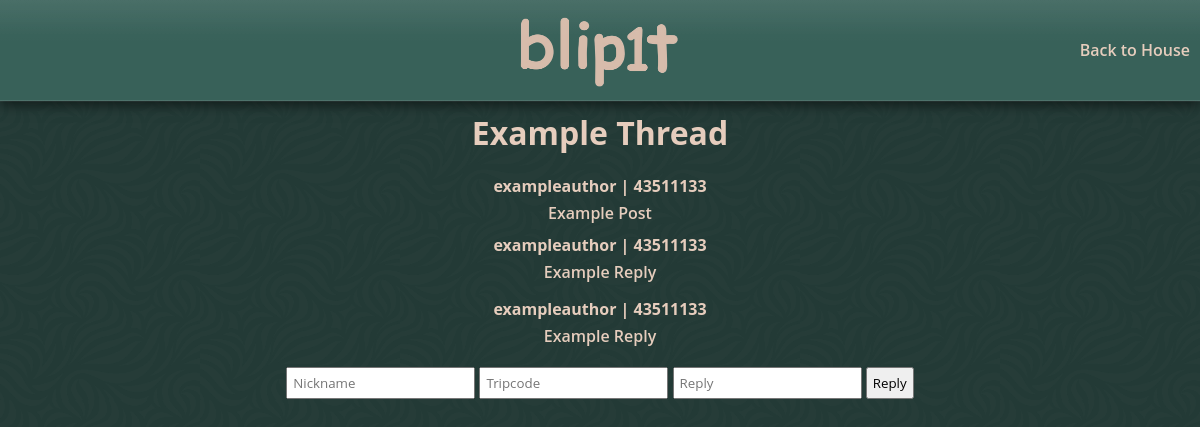
Screenshot of /thread/1 with the database file from the repository.
### tables this page shows
CREATE TABLE threads (
                id INTEGER PRIMARY KEY AUTOINCREMENT,
                house_id INTEGER NOT NULL,
                title TEXT NOT NULL
            );

CREATE TABLE posts (
                id INTEGER PRIMARY KEY AUTOINCREMENT,
                thread_id INTEGER NOT NULL,
                nickname TEXT NOT NULL,
                tripcode_hash TEXT NOT NULL,
                content TEXT NOT NULL
            );

CREATE TABLE replies (
                id INTEGER PRIMARY KEY AUTOINCREMENT,
                post_id INTEGER NOT NULL,
                nickname TEXT NOT NULL,
                tripcode_hash TEXT NOT NULL,
                content TEXT NOT NULL
            );

### app.py (the view)
@app.route("/thread/<int:thread_id>")
def thread(thread_id):
    db = get_db()
    cur = cursor(db)
    q = "%s" if USE_POSTGRES else "?"
    cur.execute(f"SELECT * FROM threads WHERE id={q}", (thread_id,))
    thread = cur.fetchone()
    cur.execute(f"SELECT * FROM posts WHERE thread_id={q} ORDER BY id ASC", (thread_id,))
    posts_rows = cur.fetchall()
    posts = []
    for p in posts_rows:
        post = dict(p)
        cur.execute(f"SELECT * FROM replies WHERE post_id={q} ORDER BY id ASC", (p["id"],))
        post["replies"] = cur.fetchall()
        posts.append(post)
    cur.close()
    db.close()
    return render_template("thread.html", thread=thread, posts=posts)

### app.py (called while the page is built)
def get_db():
    if USE_POSTGRES:
        conn = psycopg2.connect(os.environ["DATABASE_URL"])
        return conn
    else:
        conn = sqlite3.connect("database.db")
        conn.row_factory = sqlite3.Row
        return conn

def cursor(db):
    if USE_POSTGRES:
        return db.cursor(cursor_factory=psycopg2.extras.DictCursor)
    return db.cursor()

### templates/thread.html (shortened to what this page needs)
<!DOCTYPE html>
<html>
<head>
  <link rel="stylesheet" href="/static/style.css">
</head>
<body>
<header style="display:flex; align-items:center;">
  <img
  src="/static/logo.png"
  alt="blip1t Logo"
  style="height:80px; transform: translateX(10px);"
>
  <div style="flex:1; text-align:right;">
    <a href="/house/{{ thread.house_id }}" class="back-button">Back to House</a>
  </div>
</header>
<h1 style="text-align:center; margin-top:10px;">
  {{ thread.title }}
</h1>
<main>
  <ul class="posts-list">
  {% for p in posts %}
    <li class="post-item">
      <div class="post-content">
        <div style="margin-top:15px;">
          <b>{{ p.nickname }} | {{ p.tripcode_hash[:8] }}</b> {{ p.content }}
        </div>
        <ul class="replies-list">
        {% for r in p.replies %}
          <li class="reply-item">
            <div style="margin-top:10px;">
              <b>{{ r.nickname }} | {{ r.tripcode_hash[:8] }}</b> {{ r.content }}
            </div>
          </li>
        {% endfor %}
        </ul>
        <form action="/post/{{ p.id }}/reply" method="POST" class="reply-form">
          <input type="text" name="nickname" placeholder="Nickname" required>
          <input type="text" name="tripcode" placeholder="Tripcode" required>
          <input type="text" name="content" placeholder="Reply" required>
          <button type="submit">Reply</button>
        </form>
      </div>
    </li>
  {% endfor %}
  </ul>
</main>
</body>
</html>

### static/style.css (style rules this page uses)
body { background-color: #233a36; background-image: url('/static/pattern.png'); background-repeat: repeat; background-size: 200px 200px; background-attachment: fixed; color: #e6cdbd; font-family: 'Open Sans', sans-serif; font-weight: 550; margin: 0; padding: 0; text-align: center; }
header { background: linear-gradient( to bottom, rgba(255, 255, 255, 0.06), rgba(255, 255, 255, 0.0) 35% ), #386159; padding: 10px; display: flex; justify-content: space-between; align-items: center; position: sticky; top: 0; z-index: 1000; box-shadow: 0 1px 0 rgba(255,255,255,0.05), 0 4px 12px rgba(0,0,0,0.55); border-bottom: 1px solid rgba(255,255,255,0.06); }
header::after { content: ""; position: absolute; inset: 0; pointer-events: none; background: linear-gradient( to bottom, rgba(255,255,255,0.08), rgba(255,255,255,0.0) 45% ); opacity: 0.4; }
a { color: #e6cdbd; text-decoration: none; }
ul { list-style: none; padding-left: 0; margin: 0 auto; }
li { margin-bottom: 10px; }
input, textarea, button { margin: 5px 0; padding: 5px; font-family: inherit; }
button { cursor: pointer; }
.posts-list, .replies-list { list-style: none; padding-left: 0; text-align: center; margin: 0 auto; }
.posts-list li, .replies-list li { margin-bottom: 15px; }
.posts-list b, .replies-list b { display: block; margin-bottom: 5px; }
form { margin-top: 5px; }

### rows the page displays
threads: title "Example Thread"
posts: nickname "exampleauthor", tripcode_hash "43511133", content "Example Post"
replies: nickname "exampleauthor", tripcode_hash "43511133", content "Example Reply"
replies: nickname "exampleauthor", tripcode_hash "43511133", content "Example Reply"
